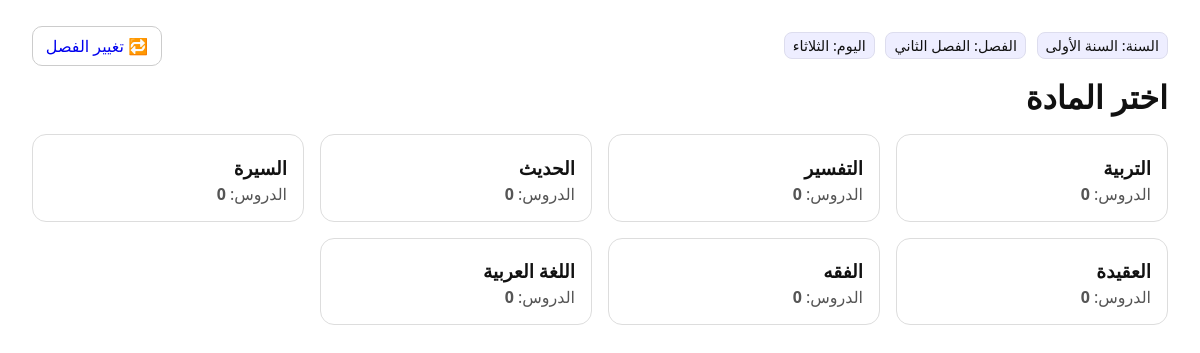
Page /term/2/subjects/ on the committed database.
### edu/models.py (models this page shows, shortened)
class Term(models.Model):
    year = models.ForeignKey(Year, on_delete=models.CASCADE, related_name='terms')
    number = models.PositiveSmallIntegerField(choices=[(1, 'الفصل الأول'), (2, 'الفصل الثاني')])
    class Meta:
        unique_together = [('year', 'number')]
        verbose_name = 'فصل'
        verbose_name_plural = 'فصول'

class Year(models.Model):
    number = models.PositiveSmallIntegerField(choices=[(1, 'السنة الأولى'), (2, 'السنة الثانية')])
    class Meta:
        unique_together = [('number',)]
        verbose_name = 'سنة'
        verbose_name_plural = 'سنوات'
    def __str__(self):
        return dict(self._meta.get_field('number').choices).get(self.number, str(self.number))

class SubjectOffering(models.Model):
    term = models.ForeignKey(Term, on_delete=models.CASCADE, related_name='offerings')
    subject = models.ForeignKey(Subject, on_delete=models.CASCADE, related_name='offerings')
    class Meta:
        unique_together = [('term', 'subject')]
        verbose_name = 'مادة في فصل'
        verbose_name_plural = 'مواد الفصل'

class Subject(models.Model):
    name = models.CharField(max_length=100, unique=True)
    class Meta:
        verbose_name = 'مادة'
        verbose_name_plural = 'مواد'

### edu/views.py (the view)
# urls.py: path('term/<int:term_id>/subjects/', term_subjects_view, name='term_subjects'),
def term_subjects_view(request, term_id: int):
    term = get_object_or_404(Term, id=term_id)
    today = timezone.localtime()
    weekday = today.weekday()  # الاثنين=0 .. الأحد=6
    pd = request.GET.get('preview_day')
    if pd is not None and pd.isdigit():
        w = int(pd)
        if 0 <= w <= 6:
            weekday = w
    schedules_today = SubjectSchedule.objects.filter(offering=OuterRef('pk'), weekday=weekday)
    offerings = (
        SubjectOffering.objects
        .filter(term=term)
        .select_related('subject')
        .annotate(
            lesson_count=Count('lessons', distinct=True),  # عدّ صحيح
            is_today=Exists(schedules_today),              # بوليان اليوم
        )
        .order_by('subject__name')
        .distinct()  # منع أي تكرار بسبب الانضمامات
    )
    if request.session.get(SESSION_KEY) != term.id:
        request.session[SESSION_KEY] = term.id
        request.session.modified = True
    return render(request, 'term_subjects.html', {
        'term': term,
        'offerings': offerings,
        'weekday_name': AR_DAYS[weekday],
        'weekday_index': weekday,
    })

### templates/term_subjects.html (shortened to what this page needs)
<!doctype html>
<html lang="ar" dir="rtl">
<head>
</head>
<body>
  <div class="header">
    <div>
      <span class="badge">السنة: {{ term.year }}</span>
      <span class="badge">الفصل: {{ term.get_number_display }}</span>
      {% if weekday_name %}<span class="badge">اليوم: {{ weekday_name }}</span>{% endif %}
    </div>
    <div>
      <a class="btn" href="{% url 'change_term' %}">🔁 تغيير الفصل</a>
    </div>
  </div>
  <h1>اختر المادة</h1>
  <div class="grid">
    {% for off in offerings %}
      <a class="card {% if off.is_today %}is-today{% endif %}"
         href="{% url 'lessons_list' term.id off.subject.id %}">
        <h3 style="margin:.2rem 0">{{ off.subject.name }}</h3>
        <p style="margin:0; color:#555">الدروس: <strong>{{ off.lesson_count }}</strong></p>
      </a>
    {% empty %}
      <div class="card">لا توجد مواد لهذا الفصل.</div>
    {% endfor %}
  </div>
</body>
</html>

### templates/term_subjects.html (style rules this page uses)
:root { --bd:#ddd; --bd2:#bfe8c8; --bg:#fff; --bgToday:#e9f9ee; --ink:#111; --inkToday:#176c3a; --pillBg:#eef; --pillBd:#dde; --tagBg:#c9f1d4; --tagBd:#b0e5bf; }
body { font-family:system-ui,Tahoma; margin:2rem; color:var(--ink) }
.header { display:flex; justify-content:space-between; align-items:center; gap:1rem; margin-bottom:1rem; flex-wrap:wrap }
.badge { display:inline-block; background:var(--pillBg); border:1px solid var(--pillBd); padding:.2rem .5rem; border-radius:8px; font-size:.9rem; margin-inline-end:.4rem }
.btn { padding:.5rem .8rem; border-radius:10px; border:1px solid #ccc; text-decoration:none }
h1 { margin:.4rem 0 1rem 0 }
.grid { display:grid; gap:1rem; grid-template-columns:repeat(auto-fill,minmax(220px,1fr)) }
.card { position:relative; border:1px solid var(--bd); padding:1rem; border-radius:14px; text-decoration:none; color:inherit; background:var(--bg); transition:transform .1s }

### rows in the picture
Term: year "السنة الأولى", number "الفصل الثاني"
SubjectOffering: subject.name "التربية", lesson_count "0"
SubjectOffering: subject.name "التفسير", lesson_count "0"
SubjectOffering: subject.name "الحديث", lesson_count "0"
SubjectOffering: subject.name "السيرة", lesson_count "0"
SubjectOffering: subject.name "العقيدة", lesson_count "0"
SubjectOffering: subject.name "الفقه", lesson_count "0"
SubjectOffering: subject.name "اللغة العربية", lesson_count "0"

### other values in the picture
{{ weekday_name }} "الثلاثاء"
